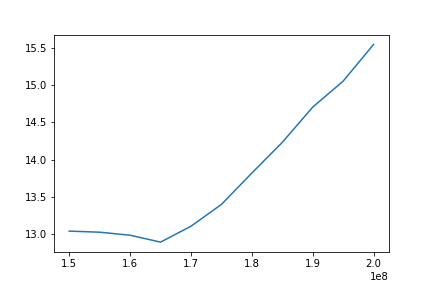

Reproduce this figure in Python.
# %%
import numpy as np
import matplotlib.pyplot as plt
import math

f0=1.5e8
R=50
P=-61
f=[f0]
for i in range(10):
    f.append(f[-1]+5e6)

f=np.array(f)
I = [4.4575, 4.465, 4.486, 4.534, 4.424, 4.2775, 4.0749, 3.886, 3.68, 3.535, 3.34]
I = np.array(I)
I=I/1e3
AF=20*np.log10(1/(50*I))
fig=plt.figure()

plt.plot(f,AF)
plt.savefig('./EMC- AWAS/Vezbe06/Fajlovi/Zadatak03/Zadatak03.png')
plt.show()
af = AF[np.where(f == 185000000.0)[0]]
E=10**(af+10*np.log10(R*10**(-61/10)*1e-3))
print('Intenzitet elektricnog polja za P=-61dBm, f=185 MHz je:', E, 'V/m')
# %%
3.39-0.05
# %%
